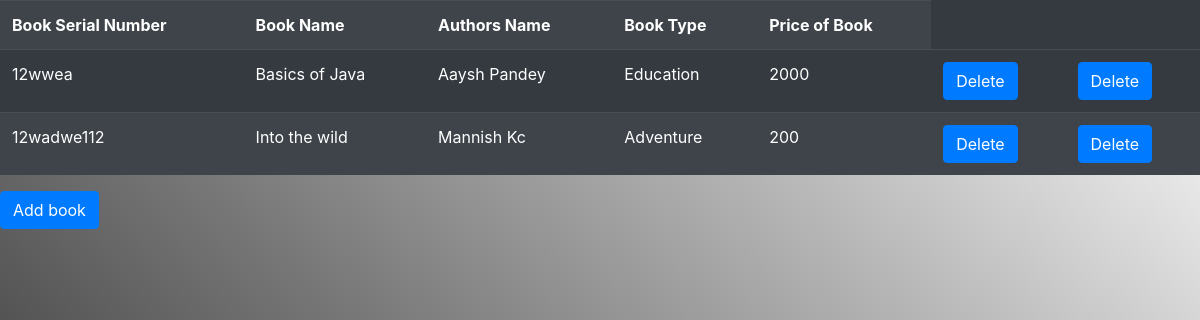
Page /home (signed in) on the earlier database version.
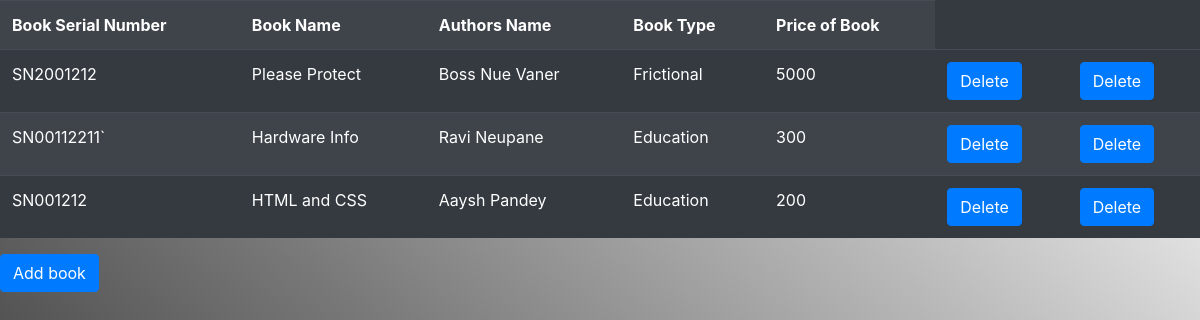
Same page on the later database version.
### library/models.py (models this page shows, shortened)
class allInformation(models.Model):
    Book_name = models.CharField(max_length=1000)
    Authors_Name = models.CharField(max_length=1000)
    Book_Type = models.CharField(max_length=1000)
    Book_serial_Number = models.CharField(max_length=1000)
    Book_Price = models.IntegerField()

### library/views.py (the view)
# urls.py: 2. Add a URL to urlpatterns:  path('', views.home, name='home')
@login_required
def home(request):
    bookInfo = allInformation.objects.all().order_by('-id')
    context = {'bookInfo': bookInfo,
               }
    return render(request, 'index.html', context)

### templates/index.html (shortened to what this page needs)
<!DOCTYPE html>{% load static %}
<html lang="en">
<head>
    <link rel="stylesheet" type="text/css" href="{% static '../../../static/css/index.css' %}" />
    <link rel="stylesheet" href="https://stackpath.bootstrapcdn.com/bootstrap/4.3.1/css/bootstrap.min.css" />
</head>
<body>
    <div class="main">
        <div class="lib-table">
            <table class="table table-striped table-dark">
                <tr class="head">
                    <th>Book Serial Number</th>
                    <th>Book Name</th>
                    <th>Authors Name</th>
                    <th>Book Type</th>
                    <th>Price of Book</th>
                </tr>
                {% for i in bookInfo %}
                <tr class="data">
                    <td>{{i.Book_serial_Number}}</td>
                    <td>{{i.Book_name}}</td>
                    <td>{{i.Authors_Name}}</td>
                    <td>{{i.Book_Type}}</td>
                    <td>{{i.Book_Price}}</td>
                    <td>
                        <a href="{% url 'up' %}" class="btn btn-primary">Delete</a>
                    </td>
                    <td>
                        <a href="{% url 'delete' %}" class="btn btn-primary">Delete</a>
                    </td>
                </tr>
                {% endfor %}
            </table>
        </div>
        <a href="{% url 'addBook' %}" ref=""><button class="btn btn-primary">Add book</button></a
      >
    </div>
  </body>
</html>

### static/css/index.css (style rules this page uses)
body { background-image: linear-gradient(to right top, #000000, #3b3b3b, #777777, #b9b9b9, #ffffff); height: 1080px; width: auto; }

Differences in the rows shown:
removed allInformation: Book_serial_Number "12wwea", Book_name "Basics of Java", Authors_Name "Aaysh Pandey", Book_Type "Education", Book_Price "2000"
removed allInformation: Book_serial_Number "12wadwe112", Book_name "Into the wild", Authors_Name "Mannish Kc", Book_Type "Adventure", Book_Price "200"
added allInformation: Book_serial_Number "SN2001212", Book_name "Please Protect", Authors_Name "Boss Nue Vaner", Book_Type "Frictional", Book_Price "5000"
added allInformation: Book_serial_Number "SN00112211`", Book_name "Hardware Info", Authors_Name "Ravi Neupane", Book_Type "Education", Book_Price "300"
added allInformation: Book_serial_Number "SN001212", Book_name "HTML and CSS", Authors_Name "Aaysh Pandey", Book_Type "Education", Book_Price "200"
